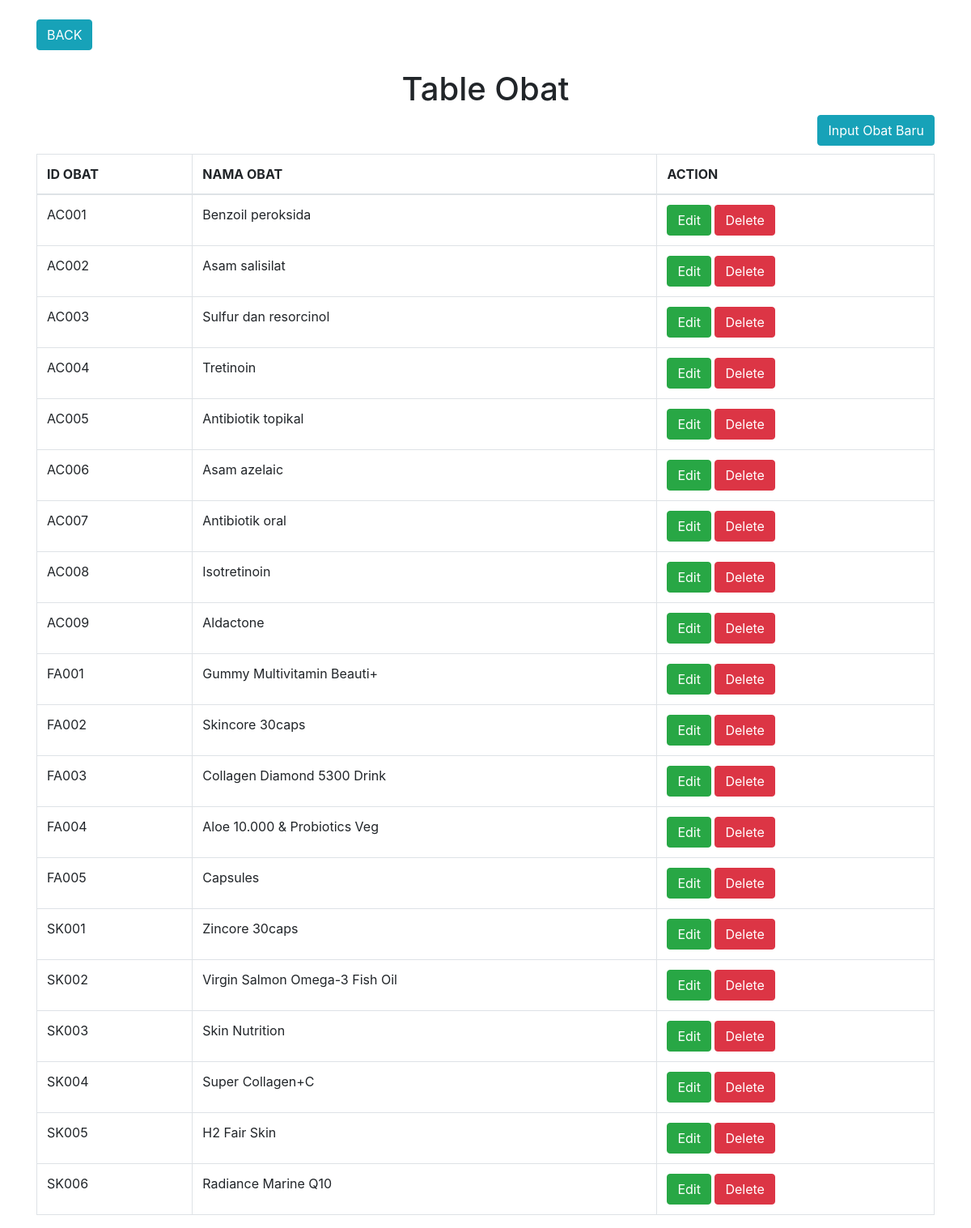
The app's page /MasterObat.php, older data.
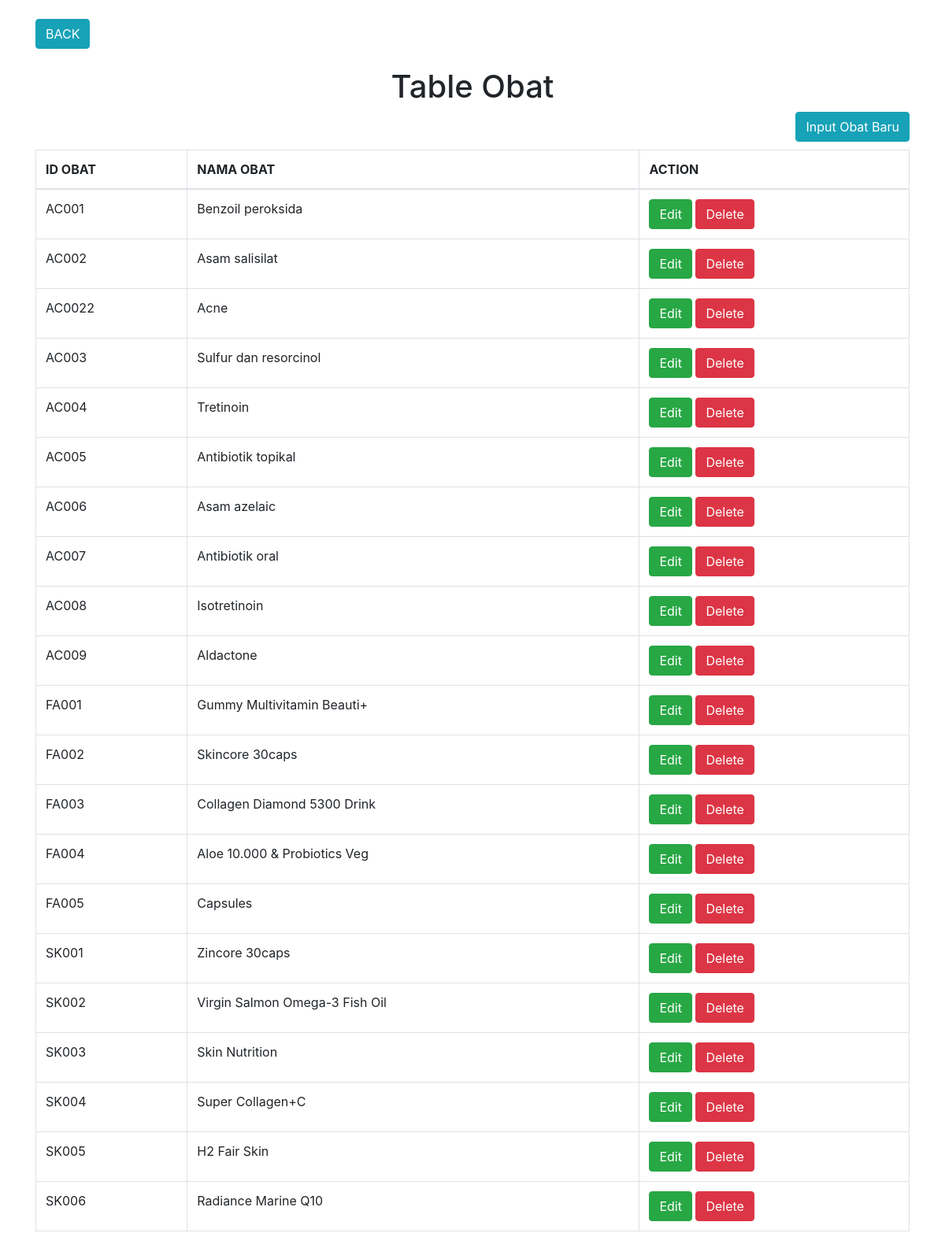
The same page, newer data.
### tables this page shows
CREATE TABLE `obat` (
  `ID_OBAT` varchar(10) NOT NULL,
  `NAMA_OBAT` varchar(255) NOT NULL,
  `STOK_OBAT` int(11) NOT NULL,
  `STATUS_OBAT` varchar(1) NOT NULL
);

### MasterObat.php (the view, shortened to what this page needs)
<?php
    include("conn.php");
?>
<!DOCTYPE html>
<html lang="en">
<head>
    <link rel="stylesheet" href="https://stackpath.bootstrapcdn.com/bootstrap/4.3.1/css/bootstrap.min.css">
    <link rel="stylesheet" href="https://maxcdn.bootstrapcdn.com/bootstrap/4.5.2/css/bootstrap.min.css">
</head>
<body>
    <br/>
    <div class="container">
        <form action="AdminPage.php" method="post">
                <button type="submit" class="btn btn-info">BACK</button>
        </form> <br/>
        <center><h1>Table Obat</h1></center>
        <form method="post" style="float:right">
            <button type="submit" name="register" class="btn btn-info">Input Obat Baru</button>
        </form> <br/> <br/>
            <table class="table table-hover table-bordered">
                <thead>
                    <tr>
                        <th>ID OBAT</th>
                        <th>NAMA OBAT</th>
                        <th>ACTION</th>
                    </tr>
                </thead>
                <tbody name="tObat">
                    <?php
                        $sql = "SELECT * FROM OBAT WHERE STATUS_OBAT='1'";
                        $result = $conn->query($sql);
                        if ($result->num_rows > 0) {
                            while ($row = $result->fetch_assoc()) {
                            ?>
                                <tr>
                                    <td><?= $row["ID_OBAT"]; ?></td>
                                    <td><?= $row["NAMA_OBAT"]; ?></td>
                                    <td>
                                        <form method="post">
                                            <button name="btnEdit" type="submit" class="btn btn-success">Edit</button>
                                            <button name="btnDelete" type="submit" class="btn btn-danger">Delete</button>
                                        </form>
                                    </td>
                                </tr>
                            <?php
                            }
                        }
                    ?>
                </tbody>
            </table>
        </div>
    </body>
</html>

Row changes from the older to the newer data that the page shows:
added obat: ID_OBAT "AC0022", NAMA_OBAT "Acne"
